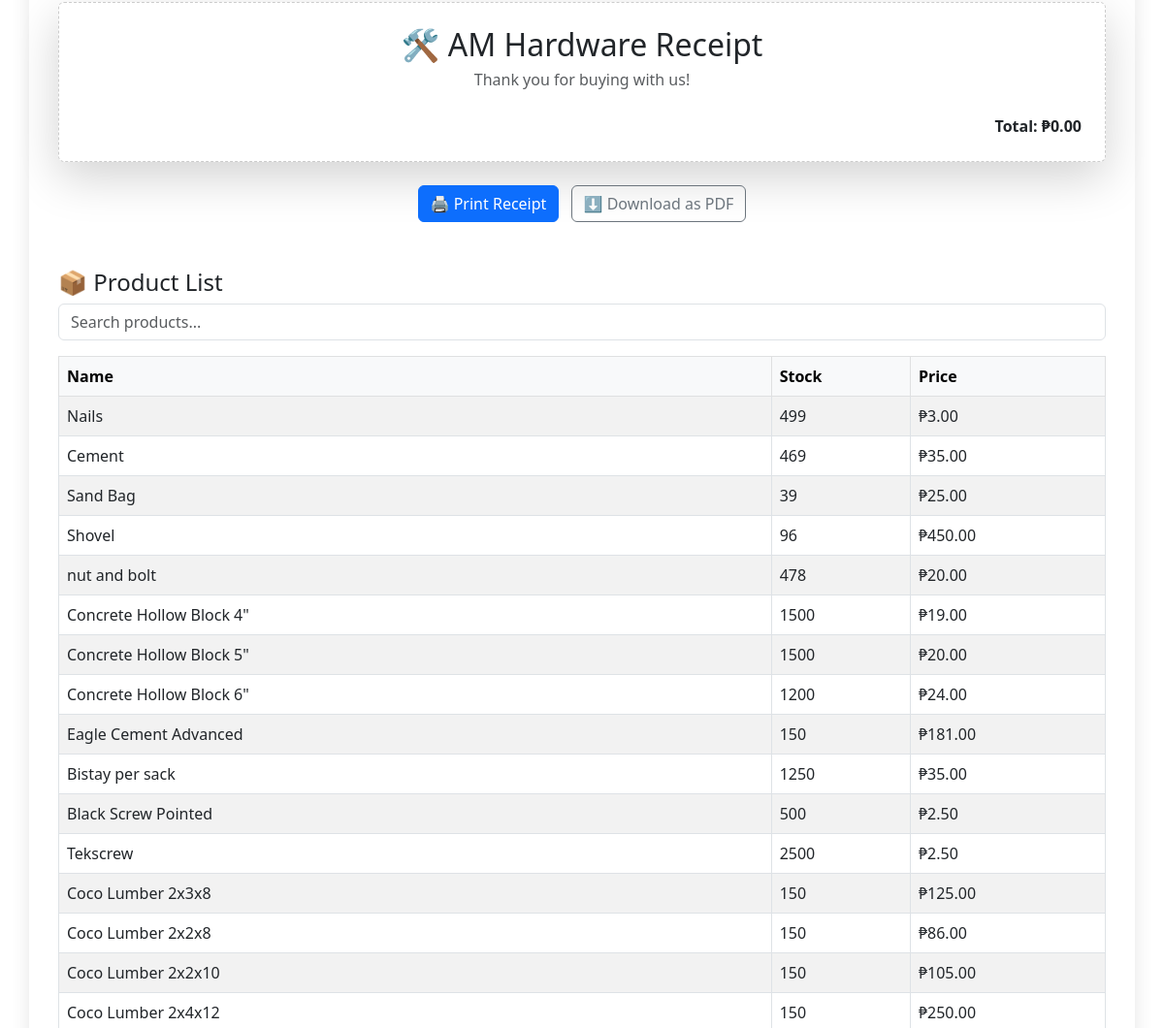
Before: /pos/ (signed in, middle part) with the older database file.
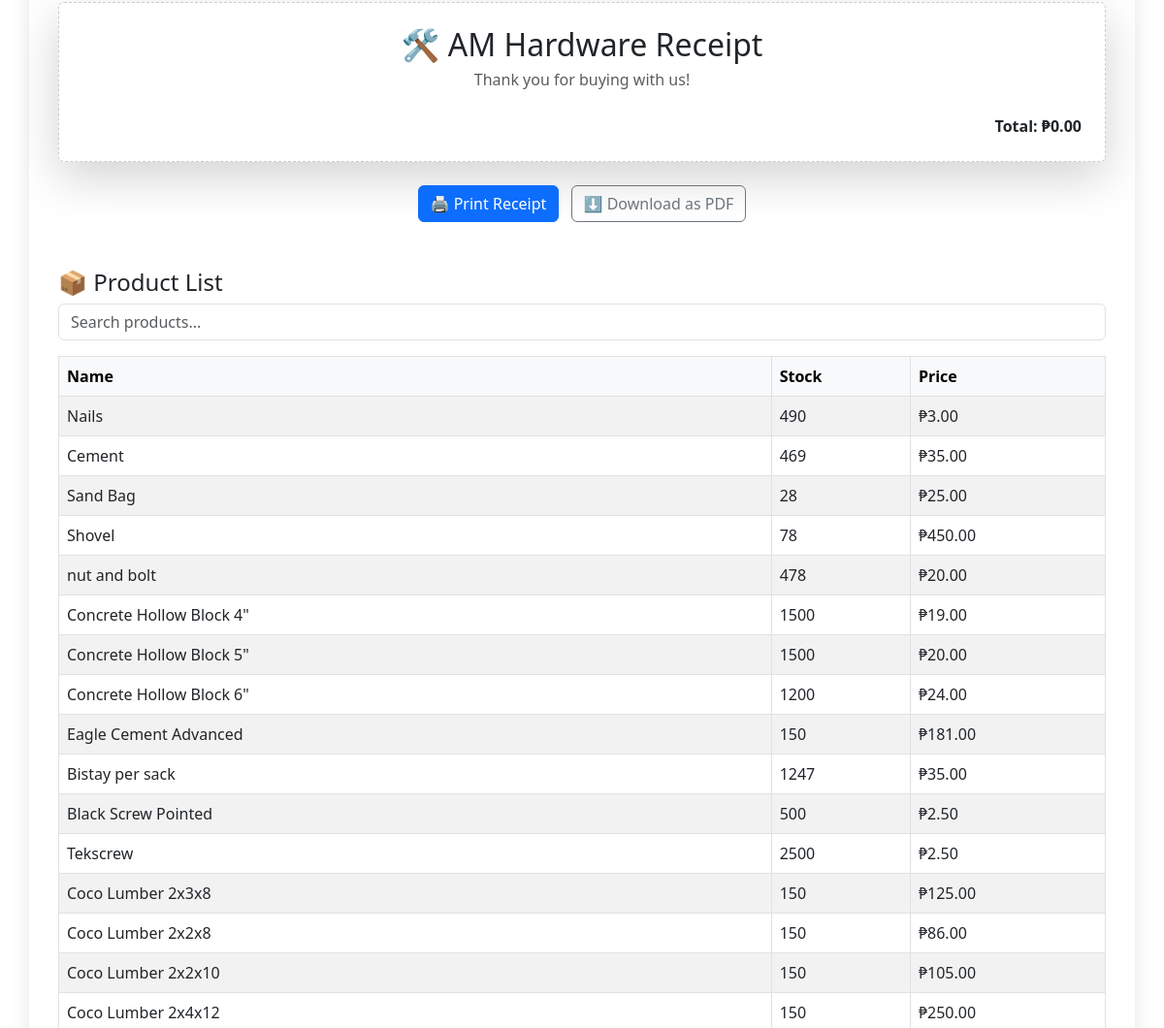
After: the same page with the newer database file.
### core/models.py (models this page shows, shortened)
class Product(models.Model):
    name = models.CharField(max_length=100)
    description = models.TextField(blank=True)
    stock = models.PositiveIntegerField(default=0)
    price = models.DecimalField(max_digits=10, decimal_places=2)
    low_stock_threshold = models.PositiveIntegerField(default=5)
    low_stock_threshold = models.IntegerField(default=5
                                              )

### core/views.py (the view, shortened to what this page needs)
# urls.py: path('pos/', views.pos_view, name='pos_view'),
@user_passes_test(is_cashier)
@login_required
def pos_view(request):
    formset = POSFormSet(request.POST or None)
    return render(request, 'core/pos.html', {
        'formset': formset,
        'products': Product.objects.all(),
        'empty_form': formset.empty_form,
    })

### core/forms.py
class POSItemForm(forms.Form):
    product = forms.ModelChoiceField(
        queryset=Product.objects.all(),
        widget=forms.Select(attrs={'class': 'product-select'})
    )
    quantity = forms.IntegerField(
        min_value=1,
        widget=forms.NumberInput(attrs={'class': 'qty-input'})
    )

### core/views.py (called while the page is built)
def is_cashier(user):
    return user.groups.filter(name='Cashier').exists() or user.is_superuser

### core/templates/core/pos.html (shortened to what this page needs)
{% load static %}
<!DOCTYPE html>
<html>
<head>
    <link href="https://cdn.jsdelivr.net/npm/bootstrap@5.3.0/dist/css/bootstrap.min.css" rel="stylesheet">
    <link href="https://cdn.jsdelivr.net/npm/select2@4.1.0-rc.0/dist/css/select2.min.css" rel="stylesheet" />
</head>
<body>
<div class="container">
    <div class="receipt-area-container">
        <div class="receipt-area shadow-lg p-4 rounded bg-white" id="receipt">
            <h2 class="text-center mb-1">🛠️ AM Hardware Receipt</h2>
            <p class="text-center text-muted mb-4">Thank you for buying with us!</p>
            <div class="receipt-footer mt-4 text-end">
                <strong>Total: ₱0.00</strong>
            </div>
        </div>
    </div>
    <div class="mt-4 text-center">
        <button class="btn btn-primary me-2" onclick="printReceipt()">🖨️ Print Receipt</button>
        <button class="btn btn-outline-secondary" onclick="downloadReceipt()">⬇️ Download as PDF</button>
    </div>
    <div class="mt-5">
        <h4>📦 Product List</h4>
        <input type="text" id="productSearch" class="form-control mb-3" placeholder="Search products...">
        <table class="table table-bordered table-striped">
            <thead class="table-light"><tr><th>Name</th><th>Stock</th><th>Price</th></tr></thead>
            <tbody id="productTable">
                {% for product in products %}
                <tr><td>{{ product.name }}</td><td>{{ product.stock }}</td><td>₱{{ product.price }}</td></tr>
                {% endfor %}
            </tbody>
        </table>
    </div>
</div>
</body>
</html>

Changed rows visible on the page:
changed Product "Nails": stock "499" → "490"
changed Product "Sand Bag": stock "39" → "28"
changed Product "Shovel": stock "96" → "78"
changed Product "Bistay per sack": stock "1250" → "1247"
